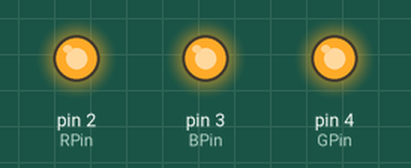
Bench run of a sketch on a simulated Arduino Uno, built with avr-gcc and run on an emulated ATmega328P. Shown: output pins drawn as LEDs (lit = HIGH).

Above: at 0.2 s.
At 2.0 s:
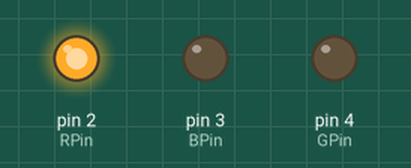
At 3.5 s:
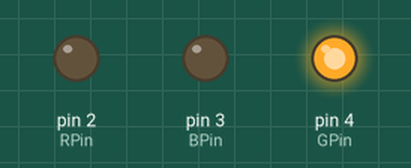
At 6.0 s:
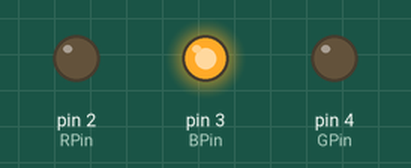
At 8.5 s:
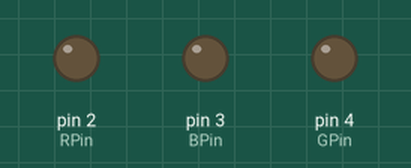
Timing chart, 0 to 9.8 s (numbered marks = the images above):
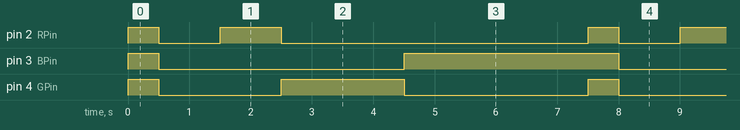

The sketch:

220321_LED.ino
```cpp
int RPin=2;
int GPin=4;
int BPin=3;

void setup() {
  pinMode(RPin,OUTPUT);
  pinMode(GPin,OUTPUT);
  pinMode(BPin,OUTPUT);
}

void loop() {
digitalWrite(RPin,HIGH);
digitalWrite(GPin,HIGH);
digitalWrite(BPin,HIGH);
delay(500);

digitalWrite(RPin,LOW);
digitalWrite(GPin,LOW);
digitalWrite(BPin,LOW);
delay(1000);

digitalWrite(RPin,HIGH);
delay(1000);
digitalWrite(RPin,LOW);
digitalWrite(GPin,HIGH);
delay(2000);
digitalWrite(GPin,LOW);
digitalWrite(BPin,100);
delay(3000);
digitalWrite(BPin,LOW);
}
```

Measured:
- by itself, pin 2 (RPin): repeats every 7.5 s: LOW 1.0 s, HIGH 1.0 s, LOW 5.0 s, HIGH 0.50 s
- by itself, pin 3 (BPin): repeats every 7.5 s: LOW 4.0 s, HIGH 3.5 s
- by itself, pin 4 (GPin): repeats every 7.5 s: LOW 2.0 s, HIGH 2.0 s, LOW 3.0 s, HIGH 0.50 s
